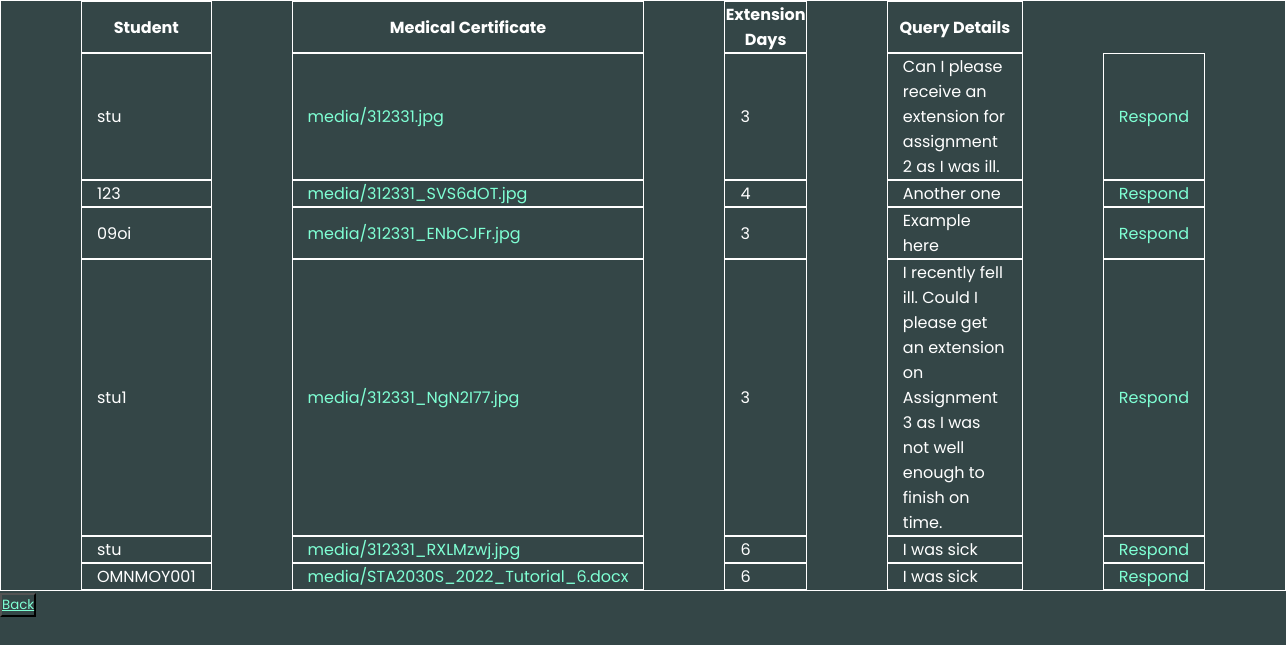
The app's page /studentMedicalsConvView/ with its own data.
### accounts/models.py (models this page shows)
class MedicalQueries(models.Model):
    studentNumber = models.CharField(null = False, blank = False, max_length=10, default=1)
    medicalCertificate = models.FileField(upload_to='media',blank=False)
    extensionDays = models.IntegerField()
    queryDetails = models.CharField(null = True, blank = True, max_length=1000)
    class Meta:
        db_table = 'Medical Queries'

### accounts/views.py (the view)
# urls.py: path("studentMedicalsConvView/", views.conv_medical_Queries, name="studentMedicalsConvView"),
def conv_medical_Queries(request):
    data_List = MedicalQueries.objects.all()
    context = {'data_List': data_List}
    return render (request, 'medicalCertificatesStudent.html', context)

### templates/medicalCertificatesStudent.html (shortened to what this page needs)
{% load static %}
<!DOCTYPE html>
<html lang="en">
<head>
    <link rel="stylesheet" href="{% static 'css/tables.css' %}">
</head>
<body>
    <table class="center">
        <tr>
            <th>Student</th>
            <th>Medical Certificate</th>
            <th>Extension Days</th>
            <th>Query Details</th>
        </tr>
            {% for item in data_List %}
        <tr>
            <td>{{item.studentNumber}}</td>
            <td><a href="{{item.medicalCertificate.url}}" download>{{item.medicalCertificate}}</a></td>
            <td>{{item.extensionDays}}</td>
            <td>{{item.queryDetails}}</td>
            <td><a href="{% url 'medicalResponseConvenor' %}">Respond</a></td>
        </tr>
            {% endfor %}
    </table>
    <button><a href="{% url 'convenor' %}">Back</a></button>
</body>
</html>

### static/css/tables.css (style rules this page uses)
* { margin: 0; padding: 0; box-sizing: border-box; font-family: 'Poppins', sans-serif; background-color: #344647; }
table, th, td { border: 1px solid white; color: white; }
table { border-spacing: 80px 0; border-collapse: separate; }
td { padding: 0 15px; }
table a { text-decoration: none; color:aquamarine; }
.center { margin-left: auto; margin-right: auto; }
button a { color: aquamarine; }

### records on screen
MedicalQueries: studentNumber "stu", medicalCertificate "media/312331.jpg", extensionDays "3", queryDetails "Can I please receive an extension for assignment 2 as I was ill."
MedicalQueries: studentNumber "123", medicalCertificate "media/312331_SVS6dOT.jpg", extensionDays "4", queryDetails "Another one"
MedicalQueries: studentNumber "09oi", medicalCertificate "media/312331_ENbCJFr.jpg", extensionDays "3", queryDetails "Example here"
MedicalQueries: studentNumber "stu1", medicalCertificate "media/312331_NgN2I77.jpg", extensionDays "3", queryDetails "I recently fell ill. Could I please get an extension on Assignment 3 as I was not well enough to finish on time."
MedicalQueries: studentNumber "stu", medicalCertificate "media/312331_RXLMzwj.jpg", extensionDays "6", queryDetails "I was sick"
MedicalQueries: studentNumber "OMNMOY001", medicalCertificate "media/STA2030S_2022_Tutorial_6.docx", extensionDays "6", queryDetails "I was sick"
